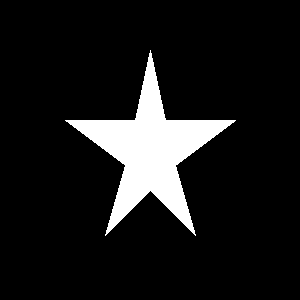
#> input picture aiFAXP/image-alignment/demo.images/original_shape_1.png, 300 x 300 px
$ jupyter execute demo_output.ipynb
#> lines starting #> are read from the running program, lines starting #| are printed output that depends on the picture; after the words box and inside, x2 and y2 are one past the last pixel; in counts of white or black regions, pixels touching at a corner belong together
Below is a concise overview of each OpenCV/NumPy/Matplotlib function we used, followed by a high-level explanation of the full algorithm pipeline.

------

## Function Introductions

1. **`cv2.imread(path, flag)`**
   - **Purpose**: Load an image from disk into a NumPy array.
   - **Common Flags**:
     - `cv2.IMREAD_GRAYSCALE`: load as single-channel grayscale.
     - `cv2.IMREAD_COLOR`: load as BGR color.
2. **`cv2.threshold(src, thresh, maxval, type)`**
   - **Purpose**: Convert a grayscale image into a binary (black/white) mask.
   - **Parameters**:
     - `thresh`: initial threshold value (often ignored with OTSU).
     - `maxval`: value to assign to “foreground” pixels.
     - `type`: e.g. `cv2.THRESH_BINARY + cv2.THRESH_OTSU` automatically picks the best threshold.
   - **Returns**: `(ret, dst)` where `dst` is the binarized image.
3. **`cv2.ORB_create(n_features)`**
   - **Purpose**: Instantiate an ORB (Oriented FAST and Rotated BRIEF) feature detector + descriptor extractor.
   - **`n_features`**: maximum number of keypoints to retain.
4. **`orb.detectAndCompute(image, mask)`**
   - **Purpose**:
     1. **Detect** keypoints (corners, blobs) in the image.
     2. **Compute** a binary descriptor for each keypoint.
   - **Returns**:
     - `keypoints`: list of keypoint objects (with locations, scale, orientation).
     - `descriptors`: a NumPy array of shape `(len(keypoints), descriptor_length)`.
5. **`cv2.BFMatcher(normType, crossCheck)`**
   - **Purpose**: Create a “brute-force” matcher that compares every descriptor in set A against every descriptor in set B.
   - **`normType`**: e.g. `cv2.NORM_HAMMING` for binary descriptors.
   - **`crossCheck=True`**: only keep matches for which A→B and B→A agree.
6. **`bf.match(des1, des2)`**
   - **Purpose**: Find the best match in `des2` for each descriptor in `des1`.
   - **Returns**: A list of `DMatch` objects containing `.distance` (match score) and index references.
7. **Python built-ins**:
   - **`sorted(iterable, key=…)`**: sort matches by ascending distance.
   - **List slicing**: `matches[:int(len(matches)*0.3)]` takes the top 30%.
8. **`cv2.findHomography(src_pts, dst_pts, method, ransacReprojThreshold)`**
   - **Purpose**: Estimate a 3×3 projective transform (homography) that maps `src_pts` → `dst_pts`.
   - **`method=cv2.RANSAC`**: uses RANSAC to reject outliers.
   - **Returns**: `(H, mask)` where `H` is the homography matrix and `mask` indicates inlier matches.
9. **`np.linalg.svd(A)`**
   - **Purpose**: Singular Value Decomposition of a matrix `A = U·Σ·Vᵀ`.
   - **Use here**: By factoring out any scaling/shear in the top-left 2×2 block of `H`, we isolate the pure rotation `R = U·Vᵀ`.
10. **`math.atan2(y, x)`** & **`math.degrees(rad)`**
    - **Purpose**:
      1. `atan2(b, a)`: compute the signed angle (in radians) of the vector `[a, b]`.
      2. `degrees(...)`: convert radians → degrees.
11. **`cv2.warpPerspective(src, H, dsize, flags, borderValue)`**
    - **Purpose**: Apply a full 3×3 homography `H` to warp the source image into a new perspective.
    - **`dsize`**: output image size `(width, height)`.
    - **`flags`**: interpolation method (e.g., `cv2.INTER_LINEAR`).
    - **`borderValue`**: pixel value to fill outside the source image.
12. **Matplotlib Display**
    - **`plt.subplots(...)`**: create a grid of axes.
    - **`ax.imshow(image, cmap='gray')`**: show a grayscale image.
    - **`ax.set_title(...)`, `ax.axis('off')`**: annotate and hide axes.
    - **`plt.tight_layout(); plt.show()`**: render the figure.

------

## Algorithm Overview

1. **Preprocessing & Binarization**
   - Convert both the **original** and **distorted** images into clean binary masks using Otsu’s threshold.
   - This strips away noise and leaves behind only the shape silhouette.
2. **Feature Detection & Matching**
   - Use **ORB** to detect a few thousand keypoints on each mask, and extract their binary descriptors.
   - Perform a **Brute-Force match** (Hamming distance) and keep the top 30% of matches by quality.
3. **Robust Homography Estimation**
   - Feed the matched 2D point pairs into `cv2.findHomography(..., method=RANSAC)` to compute a **3×3 homography** `H` that best explains the mapping from the distorted shape back to the original.
   - RANSAC automatically discards mismatches and focuses on the dominant geometric transform.
4. **Rotation Extraction**
   - Extract the **linear part** `A = H[0:2,0:2]`.
   - Perform **SVD** on `A` and reconstruct `R = U·Vᵀ`, which is guaranteed to be a pure rotation (no scale/shear).
   - Compute the angle via `atan2(R[1,0], R[0,0])` and normalize it into **[0, 180°]**.
5. **Image Alignment**
   - Finally, apply the **full homography** `H` (not just the rotation) with `cv2.warpPerspective` to the distorted image.
   - This undoes not only the rotation, but also any perspective skew and shear, yielding pixel-accurate alignment.
6. **Visualization**
   - Display the **Original**, **Distorted**, and **Aligned** images side by side to verify the quality of the registration.

------

This pipeline combines **feature-based matching** with **projective geometry** and a **clean linear decomposition**—making it robust to noise, partial occlusion, and mild perspective distortion, while guaranteeing an accurate rotation estimate in the desired range.

[cell 1]
# test 2
import cv2
import numpy as np
import math
import matplotlib.pyplot as plt

# 1. Load grayscale images
img_orig = cv2.imread('demo.images/original_shape_1.png', cv2.IMREAD_GRAYSCALE)
#> img_orig: shape (300, 300); 10.2% white; 1 white region, box (x1, y1, x2, y2) and area: (65, 50, 236, 236) 9191
img_dist = cv2.imread('demo.images/distorted_shape_1.png', cv2.IMREAD_GRAYSCALE)
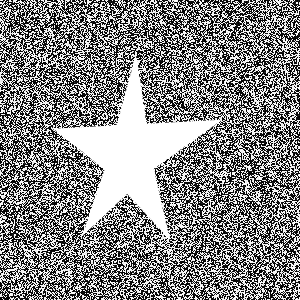
#> input picture aiFAXP/image-alignment/demo.images/distorted_shape_1.png, 300 x 300 px
#> img_dist is the input picture: shape (300, 300); min 0, max 255, mean 134.3

# 2. Binarize (remove noise) so ORB focuses on the shape
_, b_orig = cv2.threshold(img_orig, 0, 255, cv2.THRESH_BINARY + cv2.THRESH_OTSU)
_, b_dist = cv2.threshold(img_dist, 0, 255, cv2.THRESH_BINARY + cv2.THRESH_OTSU)
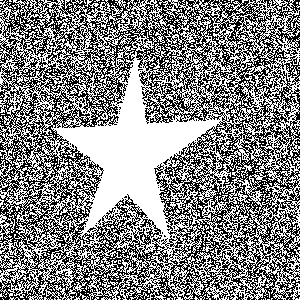
#> b_dist: shape (300, 300); 52.5% white; black in thin lines or dots

# 3. Detect ORB features on the clean masks
orb = cv2.ORB_create(5000)
kp1, des1 = orb.detectAndCompute(b_orig, None)
#> kp1 = 181 keypoints; strongest (x, y, size): (150, 192, 37.2), (167, 119, 37.2), (133, 119, 37.2), (150, 194, 53.6)
kp2, des2 = orb.detectAndCompute(b_dist, None)
#> kp2 = 3670 keypoints; strongest (x, y, size): (104, 116, 31), (138, 52, 31), (265, 251, 31), (50, 46, 31)

# 4. Match and pick the best 30%
bf = cv2.BFMatcher(cv2.NORM_HAMMING)
matches = sorted(bf.match(des1, des2), key=lambda m: m.distance)
#> matches = 181 matches
good = matches[: int(len(matches)*0.3)]
#> good = 54 matches

# 5. Build point sets
pts_orig = np.float32([kp1[m.queryIdx].pt for m in good])
#> pts_orig = 54 pairs, first value 79.2 to 189.6, second value 113.5 to 224.4
pts_dist = np.float32([kp2[m.trainIdx].pt for m in good])
#> pts_dist = 54 pairs, first value 114.5 to 203, second value 88.13 to 204

# 6. Estimate a homography (handles perspective + affine)
H, mask = cv2.findHomography(pts_dist, pts_orig, cv2.RANSAC, 5.0)
#> H = [[1.84, 0.289, -63.49], [0.26, 1.69, -72.18], [0.00202, 0.00129, 1]]; mask = 54 values, max 1 at index 1, min 0 at index 0, mean 0.315

# 7. Decompose the top‐left 2×2 of H to get a pure rotation
A = H[0:2, 0:2]
#> A = [[1.84, 0.289], [0.26, 1.69]]
# Use SVD to strip out any scaling/shear, leaving only R
U, S, Vt = np.linalg.svd(A)
#> U = [[-0.799, -0.602], [-0.602, 0.799]]; S = [2.05, 1.48]; Vt = [[-0.794, -0.608], [-0.608, 0.794]]
R = U @ Vt
#> R = [[1, 0.00811], [-0.00811, 1]]
# Compute angle in [0, 180)
angle = math.degrees(math.atan2(R[1,0], R[0,0])) % 180
#> angle = 179.5
print(f'Estimated rotation angle: {angle:.2f}°')
#| Estimated rotation angle: 179.54°

# 8. Warp the distorted image back with the full homography
h, w = img_orig.shape
#> h = 300; w = 300
img_aligned = cv2.warpPerspective(img_dist, H, (w, h), flags=cv2.INTER_LINEAR, borderValue=0)
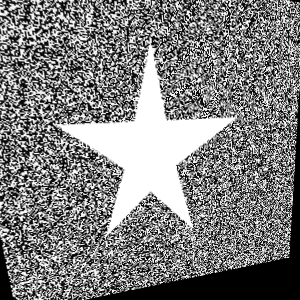
#> img_aligned: shape (300, 300); min 0, max 255, mean 127.1

# 9. Show the three stages side-by-side
fig, ax = plt.subplots(1, 3, figsize=(15, 5))
for a, im, title in zip(ax,
                       [img_orig, img_dist, img_aligned],
                       ['Original', 'Distorted', 'Aligned']):
    a.imshow(im, cmap='gray')
    a.set_title(title)
    a.axis('off')
#> this loop made 3 passes
plt.tight_layout()
plt.show()
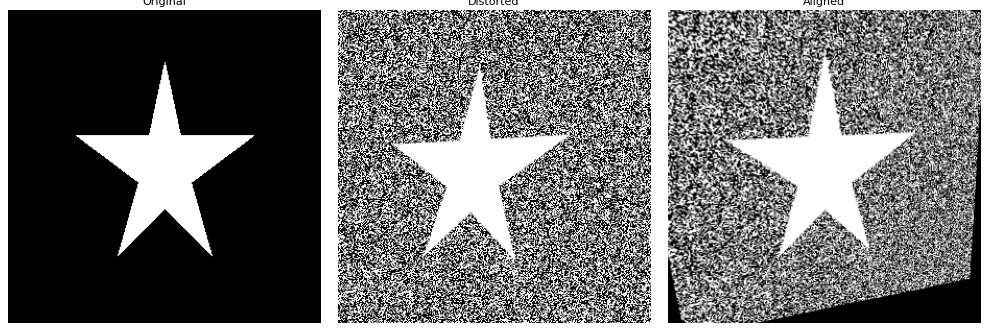
#> figure drawn by matplotlib, 3 panels
